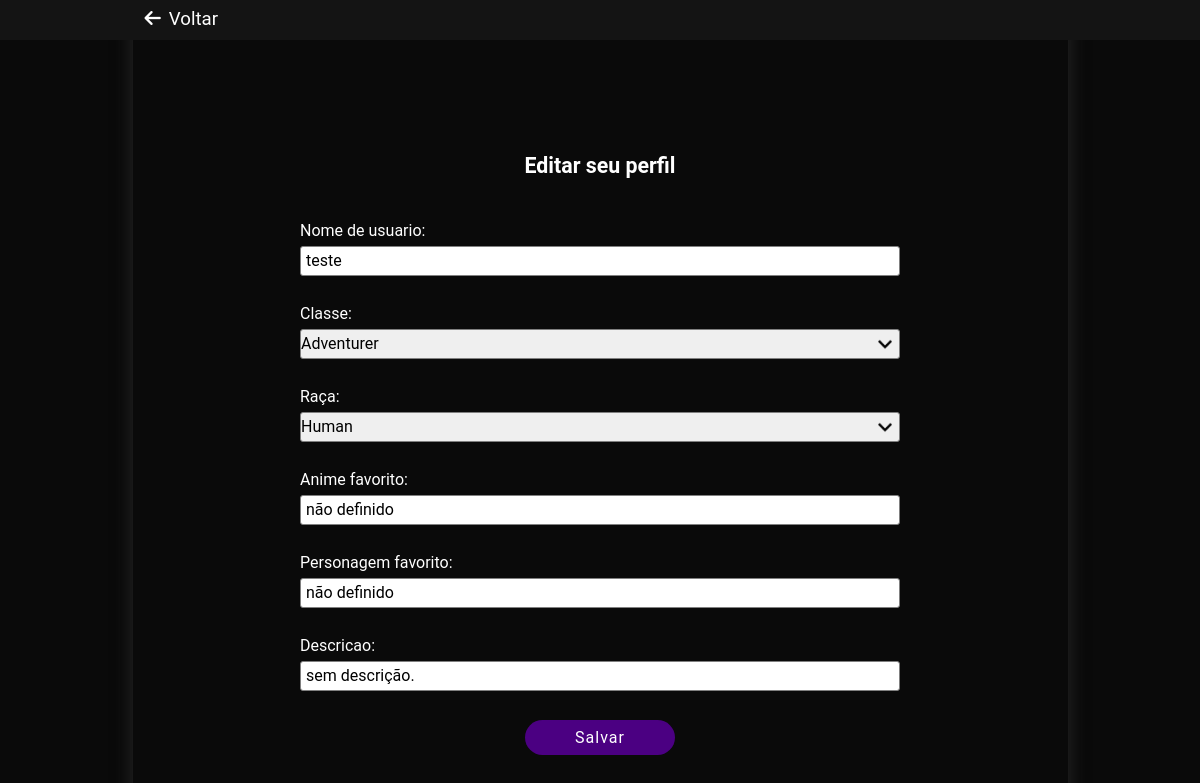
/src/user/editar-perfil.php (signed in), run on the app's committed database.
### tables this page shows
CREATE TABLE IF NOT EXISTS `tb_usuario` (
  `id` int(11) NOT NULL AUTO_INCREMENT,
  `nome` varchar(100) NOT NULL,
  `email` varchar(255) NOT NULL,
  `senha` varchar(255) NOT NULL,
  `nascimento` date DEFAULT NULL,
  `raca` varchar(60) DEFAULT 'Human',
  `classe` varchar(50) DEFAULT 'Adventurer',
  `descricao` varchar(255) DEFAULT 'sem descrição.',
  `personagem` varchar(60) DEFAULT 'não definido',
  `animefav` varchar(60) DEFAULT 'não definido',
  `img_perfil` varchar(255) NOT NULL DEFAULT 'Imagens/server/empty_profile.jpg',
  `img_capa` varchar(255) NOT NULL DEFAULT 'Imagens/server/capa_default.jpg',
  `last_update` date DEFAULT NULL,
  `sorte` int(11) NOT NULL,
  `corr` varchar(3) NOT NULL DEFAULT '75',
  `corg` varchar(3) NOT NULL DEFAULT '0',
  `corb` varchar(3) NOT NULL DEFAULT '130',
  PRIMARY KEY (`id`)
);

### src/user/editar-perfil.php (the view, shortened to what this page needs)
<?php
require_once('../banco/conexao.php');
$id = $_SESSION['logado'];
$sql = mysqli_query($con, "SELECT * FROM tb_usuario WHERE id = '$id'");
$dados = mysqli_fetch_array($sql);
$R = $dados["corr"];
$B = $dados["corb"];
$G = $dados["corg"];
$RGB = "rgb($R, $G, $B)";
?>
<!DOCTYPE html>
<html lang="pt-br">
<head>
    <link rel="stylesheet" href="../../CSS/style-total/Total-main.css">
    <link rel="stylesheet" href="../../CSS/style-total/Total-media.css">
    <link rel="stylesheet" href="../../CSS/style-perfilUser/menu-editar.css">
    <link rel="stylesheet" href="../../CSS/style-perfilUser/header-menu.css">
    <link rel="stylesheet" href="../../CSS/nomalize/normalize.css">
</head>
<body>
    <div class="interface">
        <header class="container-header">
            <div class="container">
                <div class="icon-voltar">
                    <a href="Perfil-user.php" class="link-voltar"><i class="fas fa-arrow-left arrow-voltar-perfil"></i>Voltar</a>
                </div>
            </div>
        </header>
        <main class="container-main">
            <form class="form-container between-column" method="POST" action="../processos/user/updatePerfil.php">
                <h1 class="titulo-form">Editar seu perfil</h1>
                    <div class="container-campos">
                        <label class="titulo-campo">Nome de usuario:</label>
                        <input type="text" class="campo-input" name="nome" value="<?php print $dados['nome'] ?>">
                    </div>
                    <?php
                    if ($dados['sorte'] != 5000000 & $dados['sorte'] != 1 & $dados['sorte'] != 1000000) {
                    ?>
                        <div class="container-campos">
                        <label class="titulo-campo">Classe:</label>
                        <select name="class" id="" class="campo-select">
                            <option value="<?php print $dados['classe']; ?>" selected disabled><?php print $dados['classe'] ?></option>
                        </select>
                    </div>
                    <div class="container-campos">
                        <label class="titulo-campo">Raça:</label>
                        <select name="raca" id="" class="campo-select">
                            <option value="<?php print $dados['raca']; ?>" selected disabled><?php print $dados['raca'] ?></option>
                        </select>
                    </div>
                    <?php
                    }
                    ?>
                    <div class="container-campos">
                        <label class="titulo-campo">Anime favorito:</label>
                        <input type="text" class="campo-input" name="animefav" value="<?php print $dados['animefav'] ?>">
                    </div>
                    <div class="container-campos">
                        <label class="titulo-campo">Personagem favorito:</label>
                        <input type="text" class="campo-input" name="personagem" value="<?php print $dados['personagem'] ?>">
                    </div>
                    <div class="container-campos">
                        <label class="titulo-campo">Descricao: </label>
                        <input type="text" class="campo-input" name="descricao" value="<?php print $dados['descricao'] ?>" maxlength="255"></input>
                    </div>
                    <button class="btn-salvar classe-fundo" style="background: <?php echo $RGB ?>">Salvar</button>
                </form>
        </main>
    </div>
</body>
</html>

### CSS/style-total/Total-main.css (style rules this page uses)
* { margin: 0; padding: 0; box-sizing: border-box; font-family: "Roboto", "Helv", "Helvetica Neue"; }
.interface { width: 100%; height: 100%; background-color: rgb(10, 10, 10); }
.container-main { position: relative; padding-top: 70px; padding-bottom: 30px; width: 100%; height: 100%; background-color: rgb(10, 10, 10); }

### CSS/style-total/Total-media.css (style rules this page uses)
@media screen and (min-width: 935px) { .interface { width: 100% !important; } }
@media screen and (min-width: 935px) { .interface .container-main { position: relative; width: 935px; margin: auto; -webkit-box-shadow: 0px 0px 14px 4px rgba(31,31,31,1); -moz-box-shadow: 0px 0px 14px 4px rgba(31,31,31,1); box-shadow: 0px 0px 14px 4px rgba(31,31,31,1); background-color: rgb(10, 10, 10); } }

### CSS/style-perfilUser/menu-editar.css (style rules this page uses)
.interface { height: 100vh; }
.container-header .link-voltar { font-size: 14pt; padding: 7px; color: #fff; text-decoration: none; }
.link-voltar .arrow-voltar-perfil { margin-right: 8px; }
.interface .container-main { top: 0; padding-bottom: 0px; height: 100vh; }
.container-main .form-container { width: 100%; height: 100%; padding-top: 40px; }
.form-container .titulo-form { font-size: 16pt; text-align: center; color: rgb(255, 255, 255); }
.form-container .container-campos { width: 90%; }
.form-container .container-campos .titulo-campo, .content-editar .titulo-campo { display: block; margin-bottom: 5px; color: rgb(255, 255, 255); }
.form-container .container-campos .campo-input { width: 100%; height: 30px; padding-left: 5px; border-radius: 3px; border: 1px solid grey; }
.form-container .container-campos .campo-select { width: 100%; height: 30px; cursor: pointer; border-radius: 3px; border: 1px solid grey; padding: 5px 10px 5px 0px; appearance: none; -moz-appearance: none; -webkit-appearance: none; background-image: url('../../Imagens/users/arrow-down.webp'); background-repeat: no-repeat; background-position: right; background-size: contain;; }
.form-container .btn-salvar { width: 150px; height: 35px; border: none; letter-spacing: 1px; font-size: 12pt; cursor: pointer; margin-bottom: 15px; border-radius: 35px; background-color: indigo; color: rgb(255, 255, 255); }
.between-column { display: flex; flex-direction: column; align-items: center; justify-content: space-evenly; }
@media screen and (min-width: 935px) { .form-container .container-campos { width: 600px; } }

### CSS/style-perfilUser/header-menu.css (style rules this page uses)
.interface .container-header { position: fixed; width: 100%; z-index: 3; background-color: rgb(20, 20, 20); }
.container-header .container { height: 40px; padding: 0 5px; display: flex; justify-content: space-between; align-items: center; }
@media screen and (min-width: 935px) { .container-header .container { width: 935px; margin: auto; } }

### data on the page
tb_usuario: nome "teste", class "Adventurer", raca "Human", animefav "não definido", personagem "não definido", descricao "sem descrição."
